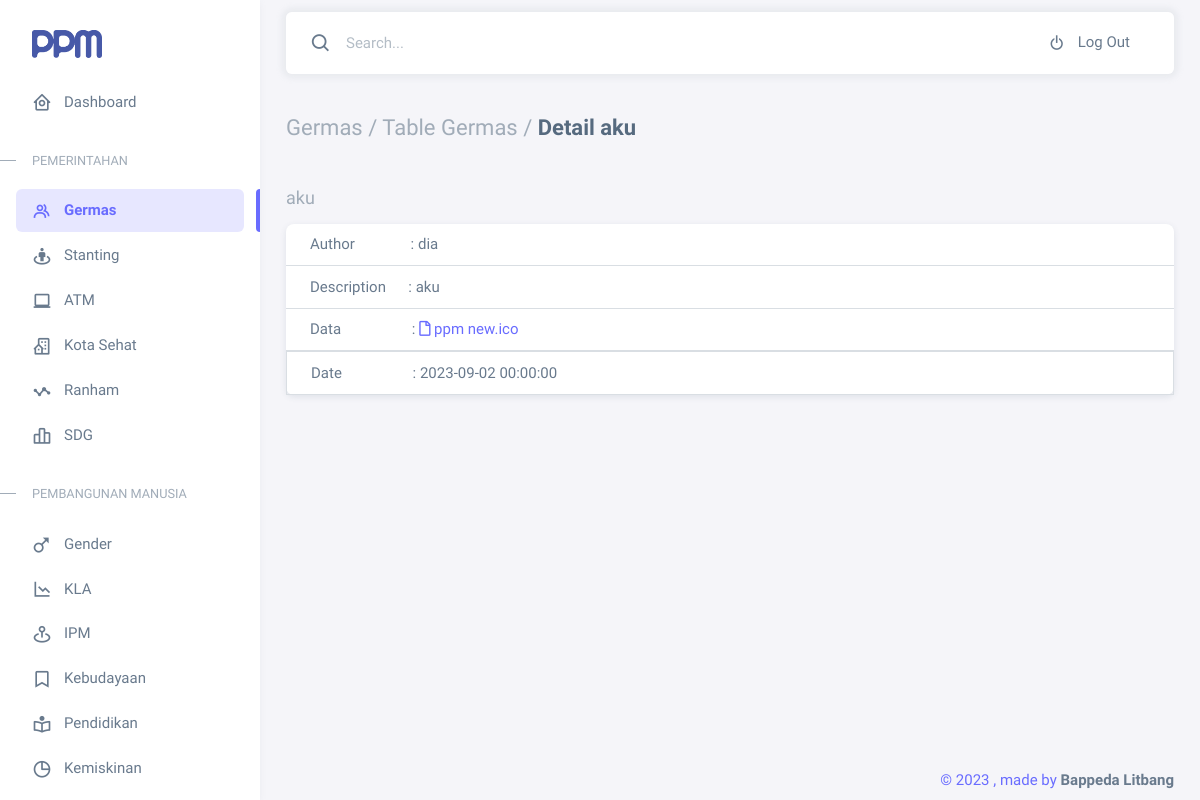
/germas_admin/detail.php?id=4, run on an earlier commit of the app's database.
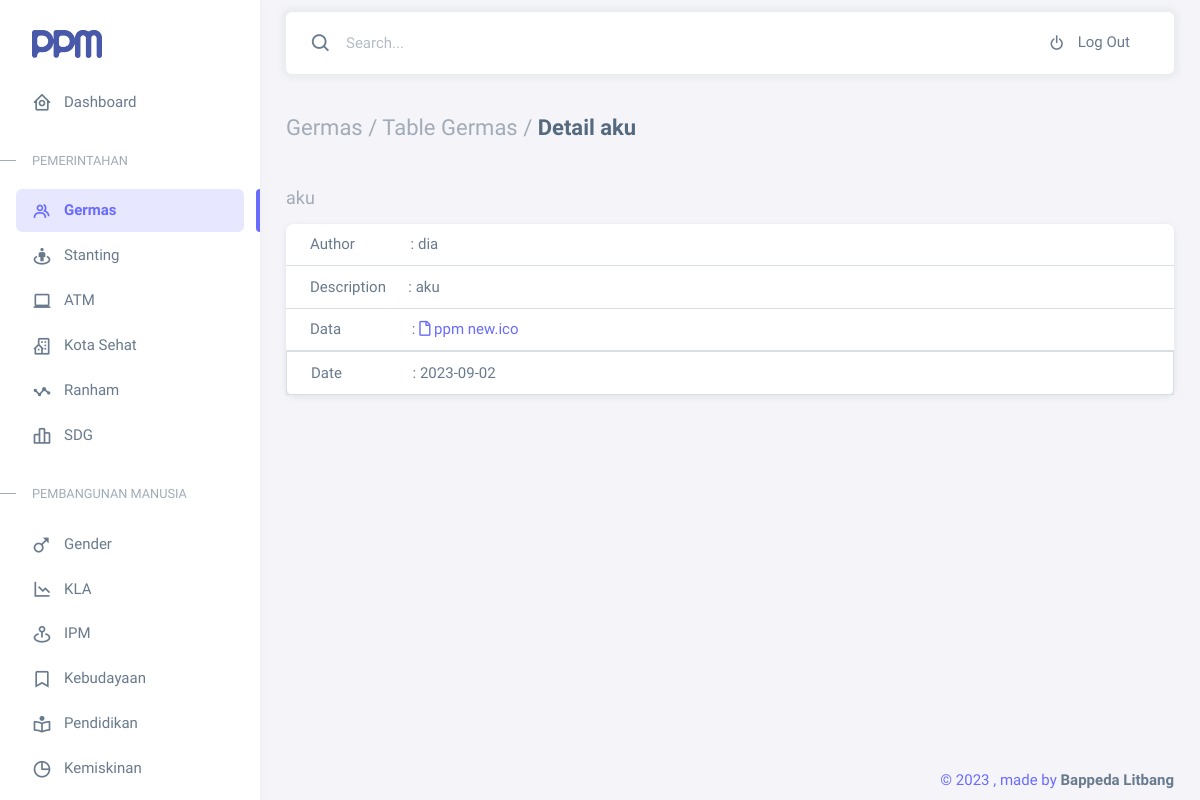
And on a later commit of the database.
### tables this page shows
CREATE TABLE `p_germas` (
  `id` int(11) NOT NULL,
  `judul` varchar(20) NOT NULL,
  `author` varchar(20) NOT NULL,
  `text` varchar(255) NOT NULL,
  `data` varchar(255) DEFAULT NULL,
  `tanggal` date NOT NULL
);

### germas_admin/detail.php (the view, shortened to what the changed rows need)
<?php
require_once('../connection.php');
$id_germas = $_GET['id'];
$query = mysqli_query($conn, "SELECT * FROM p_germas WHERE id = '$id_germas'");
$germas = mysqli_fetch_assoc($query);
function getFileIcon($filename) {
    $extension = pathinfo($filename, PATHINFO_EXTENSION);
    $iconMapping = [
        'pdf' => 'far fa-file-pdf',
        'doc' => 'far fa-file-word',
        'docx' => 'far fa-file-word',
        'xls' => 'far fa-file-excel',
        'xlsx' => 'far fa-file-excel',
        'txt' => 'far fa-file-alt',
    ];
    return isset($iconMapping[$extension]) ? $iconMapping[$extension] : 'far fa-file';
}
?>
<?php
require_once('../layouts/admin/header.php')
?>
<body>
<link rel="stylesheet" href="https://cdnjs.cloudflare.com/ajax/libs/font-awesome/5.15.3/css/all.min.css">
    <div class="layout-wrapper layout-content-navbar">
        <div class="layout-container">
            <div class="layout-page">
                <div class="content-wrapper">
                    <div class="container-xxl flex-grow-1 container-p-y">
                        <h4 class="fw-bold py-3 mb-4"><span class="text-muted fw-light">Germas / Table Germas /</span> Detail <?= $germas['judul']; ?></h4>
                        <div class="row mb-5">
                            <div class="col-md-6 col-lg-12">
                                <h5 class="mt-2 text-muted"><?= $germas['judul']; ?></h5>
                                <div class="card mb-4">
                                    <ul class="list-group list-group-flush">
                                        <li class="list-group-item">Author &nbsp;&nbsp;&nbsp;&nbsp;&nbsp;&nbsp;&nbsp;&nbsp;&nbsp;&nbsp;&nbsp;&nbsp;&nbsp; : <?= $germas['author']; ?></li>
                                        <li class="list-group-item">Description &nbsp;&nbsp;&nbsp;&nbsp; : <?= $germas['text']; ?></li>
                                        <li class="list-group-item">Data &nbsp;&nbsp;&nbsp;&nbsp;&nbsp;&nbsp;&nbsp;&nbsp;&nbsp;&nbsp;&nbsp;&nbsp;&nbsp;&nbsp;&nbsp;&nbsp;&nbsp; : <a href="download.php?filename=<?= urlencode($germas['data']); ?>">
                                        <i class="<?= getFileIcon($germas['data']); ?>"> </i> <?= $germas['data']; ?></li>
                                        <li class="list-group-item">Date &nbsp;&nbsp;&nbsp;&nbsp;&nbsp;&nbsp;&nbsp;&nbsp;&nbsp;&nbsp;&nbsp;&nbsp;&nbsp;&nbsp;&nbsp;&nbsp;&nbsp; : <?= $germas['tanggal']; ?></li>
                                    </ul>
                                </div>
                            </div>
                        </div>
                    </div>
                    <?php
                    require_once('../layouts/admin/footer.php')
                    ?>

What changed in the data, as far as the page shows it:
changed p_germas "aku": tanggal "2023-09-02 00:00:00" → "2023-09-02"
